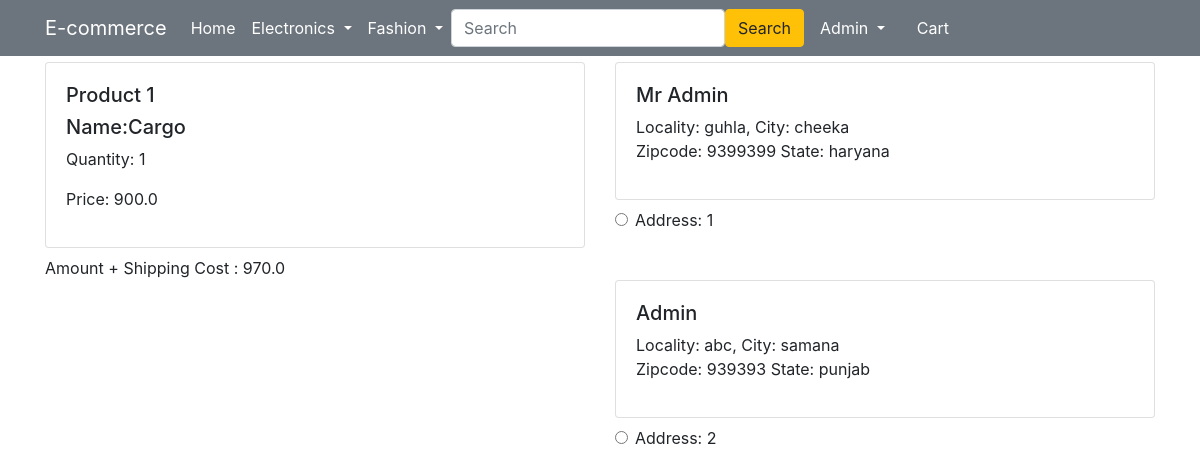
Before: /checkout/ (signed in) with the older database file.
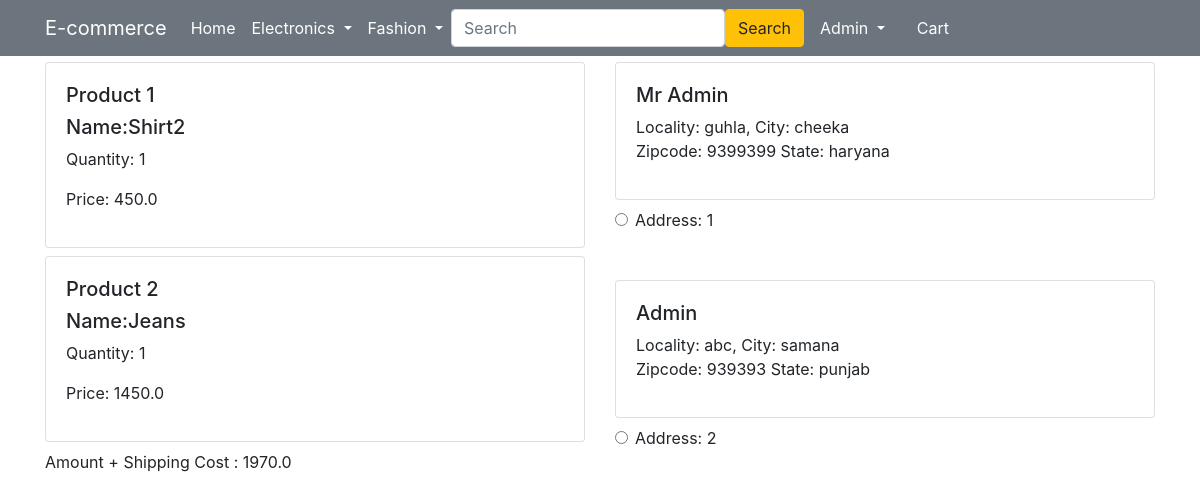
After: the same page with the newer database file.
### app/models.py (models this page shows, shortened)
class Cart(models.Model):
    user = models.ForeignKey(User,on_delete=models.CASCADE)
    userid = models.PositiveIntegerField(null=False)
    product = models.ForeignKey(Product,on_delete=models.CASCADE)
    quantity = models.PositiveIntegerField(default=1)

class Product(models.Model):
    title = models.CharField(max_length=100)
    selling_price = models.FloatField()
    discounted_price = models.FloatField()
    description = models.TextField()
    brand = models.CharField(max_length=100)
    category = models.CharField(choices=CATEGORY_CHOICES,max_length=2)
    product_image = models.ImageField(upload_to='productImage')

class Customer(models.Model):
    user = models.ForeignKey(User,on_delete=models.CASCADE)
    name = models.CharField(max_length=200)
    locality = models.CharField(max_length=200)
    city = models.CharField(max_length=50)
    zipcode = models.IntegerField()
    state = models.CharField(choices=STATE_CHOICES,max_length=50)

### app/views.py (the view)
# urls.py: path('checkout/', views.checkout, name='checkout'),
@login_required
def checkout(request):
    customer = Customer.objects.filter(user=request.user)
    products = Cart.objects.filter(user=request.user)
    tempamount = 0.0
    totalamount = 0.0
    if products:
        for i in products:
            tempamount=(i.quantity * i.product.discounted_price)
            totalamount += tempamount
    totalamount += 70
    return render(request, 'app/checkout.html',{'customer':customer,'products':products,'totalamount':totalamount})

### app/templates/app/checkout.html (shortened to what this page needs)
{% extends 'app/base.html' %} {% load static %} {% block title %}Buy Now{% endblock title %} {% block main-content %}
<div class="container">
    <div class="row ">
        <div class="col-6 ">
            <h4>Order Summary</h4>
            <hr>{% for i in products %}
            <div class="card mb-2 ">
                <div class="card-body">
                    <h5>Product {{forloop.counter}}</h5>
                    <h5> Name:{{i.product.title}}</h5>
                    <p>Quantity: {{i.quantity}}</p>
                    <p class="fw-bold">Price: {{i.product.discounted_price}}</p>
                </div>
            </div> {% endfor %}
            <p class="">Amount + Shipping Cost : {{totalamount}}</p>
        </div>
        <div class="col-6">
            <h4>Select Shipping Address</h4>
            <form action="/payment_done" id="addressform">
                {% for i in customer %}
                <div class="card">
                    <div class="card-body">
                        <h5 class="text-capitalize">{{i.name}}</h5>
                        <p>Locality: {{i.locality}}, City: {{i.city}} <br> Zipcode: {{i.zipcode}} State: {{i.state}} <br>
                        </p>
                    </div>
                </div>
                <div class="form-check mt-2 mb-5">
                    <input class="form-check-input" type="radio" id="custid{{forloop.counter}}" name="custid" value="{{i.id}}">
                    <label class="form-check-label fw-bold" for="">
                    Address: {{forloop.counter}} </label>
                </div>{% endfor %}
            </form>
        </div>
    </div>
</div>
{% endblock main-content %}

Changed rows visible on the page:
removed Cart: product "Cargo", quantity "1", product.discounted_price "900.0"
added Cart: product "Shirt2", quantity "1", product.discounted_price "450.0"
added Cart: product "Jeans", quantity "1", product.discounted_price "1450.0"
Other visible differences:
{{ totalamount }}: "970.0" → "1970.0"
